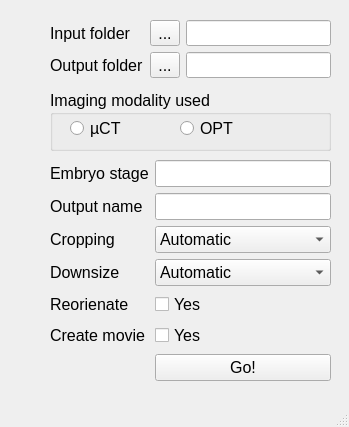
<?xml version="1.0" encoding="UTF-8"?>
<ui version="4.0">
 <class>MainWindow</class>
 <widget class="QMainWindow" name="MainWindow">
  <property name="geometry">
   <rect>
    <x>0</x>
    <y>0</y>
    <width>349</width>
    <height>427</height>
   </rect>
  </property>
  <property name="windowTitle">
   <string>SIaH: Image Processor</string>
  </property>
  <widget class="QWidget" name="centralwidget">
   <widget class="QWidget" name="gridLayoutWidget">
    <property name="geometry">
     <rect>
      <x>50</x>
      <y>20</y>
      <width>281</width>
      <height>58</height>
     </rect>
    </property>
    <layout class="QGridLayout" name="gridLayout_5">
     <property name="sizeConstraint">
      <enum>QLayout::SetNoConstraint</enum>
     </property>
     <item row="0" column="2">
      <widget class="QLineEdit" name="lineEditInput">
       <property name="font">
        <font>
         <pointsize>12</pointsize>
        </font>
       </property>
      </widget>
     </item>
     <item row="1" column="2">
      <widget class="QLineEdit" name="lineEditOutput">
       <property name="font">
        <font>
         <pointsize>12</pointsize>
        </font>
       </property>
      </widget>
     </item>
     <item row="0" column="0">
      <widget class="QLabel" name="label_13">
       <property name="font">
        <font>
         <pointsize>12</pointsize>
        </font>
       </property>
       <property name="text">
        <string>Input folder</string>
       </property>
      </widget>
     </item>
     <item row="1" column="0">
      <widget class="QLabel" name="label_2">
       <property name="font">
        <font>
         <pointsize>12</pointsize>
        </font>
       </property>
       <property name="text">
        <string>Output folder</string>
       </property>
      </widget>
     </item>
     <item row="1" column="1">
      <widget class="QToolButton" name="toolButtonOutput">
       <property name="font">
        <font>
         <pointsize>12</pointsize>
        </font>
       </property>
       <property name="text">
        <string>...</string>
       </property>
      </widget>
     </item>
     <item row="0" column="1">
      <widget class="QToolButton" name="toolButtonInput">
       <property name="font">
        <font>
         <pointsize>12</pointsize>
        </font>
       </property>
       <property name="text">
        <string>...</string>
       </property>
      </widget>
     </item>
    </layout>
   </widget>
   <widget class="QGroupBox" name="groupBox">
    <property name="geometry">
     <rect>
      <x>50</x>
      <y>90</y>
      <width>281</width>
      <height>61</height>
     </rect>
    </property>
    <property name="font">
     <font>
      <pointsize>12</pointsize>
     </font>
    </property>
    <property name="title">
     <string>Imaging modality used</string>
    </property>
    <widget class="QRadioButton" name="radioButton_3">
     <property name="geometry">
      <rect>
       <x>20</x>
       <y>30</y>
       <width>82</width>
       <height>17</height>
      </rect>
     </property>
     <property name="text">
      <string>µCT</string>
     </property>
    </widget>
    <widget class="QRadioButton" name="radioButton_4">
     <property name="geometry">
      <rect>
       <x>130</x>
       <y>30</y>
       <width>82</width>
       <height>17</height>
      </rect>
     </property>
     <property name="text">
      <string>OPT</string>
     </property>
    </widget>
   </widget>
   <widget class="QWidget" name="layoutWidget">
    <property name="geometry">
     <rect>
      <x>50</x>
      <y>160</y>
      <width>281</width>
      <height>211</height>
     </rect>
    </property>
    <layout class="QGridLayout" name="gridLayout">
     <property name="sizeConstraint">
      <enum>QLayout::SetMinAndMaxSize</enum>
     </property>
     <item row="2" column="1">
      <widget class="QLineEdit" name="lineEdit_2">
       <property name="font">
        <font>
         <pointsize>12</pointsize>
        </font>
       </property>
      </widget>
     </item>
     <item row="4" column="1">
      <widget class="QComboBox" name="comboBoxCrop">
       <property name="font">
        <font>
         <pointsize>12</pointsize>
        </font>
       </property>
       <item>
        <property name="text">
         <string>Automatic</string>
        </property>
       </item>
       <item>
        <property name="text">
         <string>Manual</string>
        </property>
       </item>
       <item>
        <property name="text">
         <string>No crop</string>
        </property>
       </item>
      </widget>
     </item>
     <item row="2" column="0">
      <widget class="QLabel" name="label_9">
       <property name="font">
        <font>
         <pointsize>12</pointsize>
        </font>
       </property>
       <property name="text">
        <string>Embryo stage</string>
       </property>
      </widget>
     </item>
     <item row="3" column="0">
      <widget class="QLabel" name="label_8">
       <property name="font">
        <font>
         <pointsize>12</pointsize>
        </font>
       </property>
       <property name="text">
        <string>Output name</string>
       </property>
      </widget>
     </item>
     <item row="3" column="1">
      <widget class="QLineEdit" name="lineEditName">
       <property name="font">
        <font>
         <pointsize>12</pointsize>
        </font>
       </property>
       <property name="text">
        <string/>
       </property>
      </widget>
     </item>
     <item row="4" column="0">
      <widget class="QLabel" name="label_3">
       <property name="font">
        <font>
         <pointsize>12</pointsize>
        </font>
       </property>
       <property name="text">
        <string>Cropping</string>
       </property>
      </widget>
     </item>
     <item row="5" column="0">
      <widget class="QLabel" name="label_4">
       <property name="font">
        <font>
         <pointsize>12</pointsize>
        </font>
       </property>
       <property name="text">
        <string>Downsize</string>
       </property>
      </widget>
     </item>
     <item row="5" column="1">
      <widget class="QComboBox" name="comboBoxScale">
       <property name="font">
        <font>
         <pointsize>12</pointsize>
        </font>
       </property>
       <item>
        <property name="text">
         <string>Automatic</string>
        </property>
       </item>
       <item>
        <property name="text">
         <string>Manual</string>
        </property>
       </item>
       <item>
        <property name="text">
         <string>No Downsize</string>
        </property>
       </item>
      </widget>
     </item>
     <item row="7" column="1">
      <widget class="QCheckBox" name="checkBoxMovie">
       <property name="font">
        <font>
         <pointsize>12</pointsize>
        </font>
       </property>
       <property name="text">
        <string>Yes</string>
       </property>
      </widget>
     </item>
     <item row="7" column="0">
      <widget class="QLabel" name="label_7">
       <property name="font">
        <font>
         <pointsize>12</pointsize>
        </font>
       </property>
       <property name="text">
        <string>Create movie</string>
       </property>
      </widget>
     </item>
     <item row="6" column="0">
      <widget class="QLabel" name="label_6">
       <property name="font">
        <font>
         <pointsize>12</pointsize>
        </font>
       </property>
       <property name="text">
        <string>Reorienate</string>
       </property>
      </widget>
     </item>
     <item row="6" column="1">
      <widget class="QCheckBox" name="checkBox">
       <property name="font">
        <font>
         <pointsize>12</pointsize>
        </font>
       </property>
       <property name="text">
        <string>Yes</string>
       </property>
      </widget>
     </item>
     <item row="8" column="1">
      <widget class="QPushButton" name="pushButtonGo">
       <property name="font">
        <font>
         <pointsize>12</pointsize>
        </font>
       </property>
       <property name="text">
        <string>Go!</string>
       </property>
       <property name="default">
        <bool>false</bool>
       </property>
      </widget>
     </item>
    </layout>
   </widget>
  </widget>
  <widget class="QMenuBar" name="menubar">
   <property name="geometry">
    <rect>
     <x>0</x>
     <y>0</y>
     <width>349</width>
     <height>21</height>
    </rect>
   </property>
  </widget>
  <widget class="QStatusBar" name="statusbar"/>
 </widget>
 <resources/>
 <connections/>
</ui>
